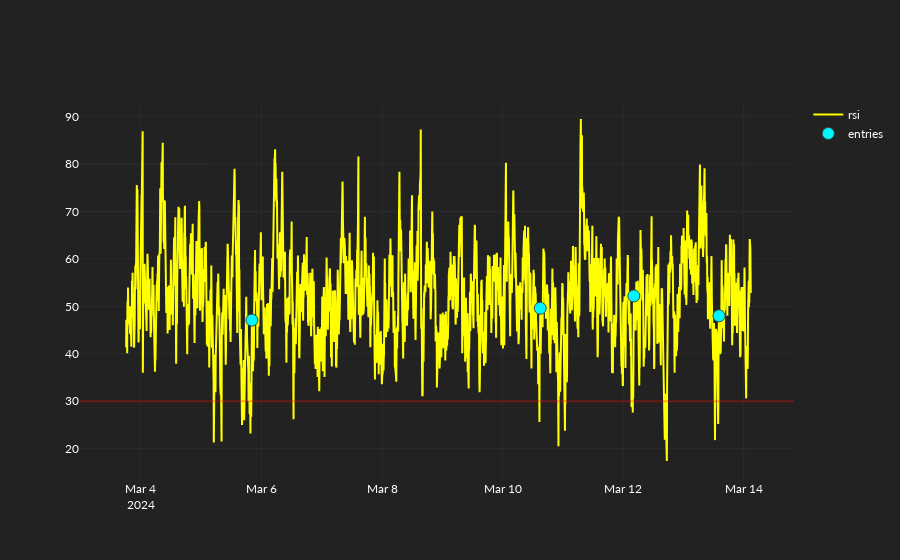

Notebook code for this chart:
### Code cell
fig.add_hline(
    y=rsi_is_below,
    opacity=0.3,
    line_color="red",
)

### Figure 1 — Plotly figure (JSON) as saved in the notebook; plotly's stock layout.template omitted (floating-point values rounded to 4 significant figures; data arrays with more than 128 entries replaced by an {"elided": "..."} marker saying what was removed)
{"data": [{"line": {"color": "yellow"}, "name": "rsi", "type": "scatter", "x": {"elided": "3000 str values"}, "y": {"elided": "3000 float values"}}, {"marker": {"color": "#00F6FF", "line": {"color": "DarkSlateGrey", "width": 1}, "size": 12, "symbol": "circle"}, "mode": "markers", "name": "entries", "type": "scatter", "x": {"elided": "3000 str values"}, "y": {"elided": "3000 float values"}}], "layout": {"shapes": [{"line": {"color": "red"}, "opacity": 0.3, "type": "line", "x0": 0, "x1": 1, "xref": "x domain", "y0": 30, "y1": 30, "yref": "y"}]}}
